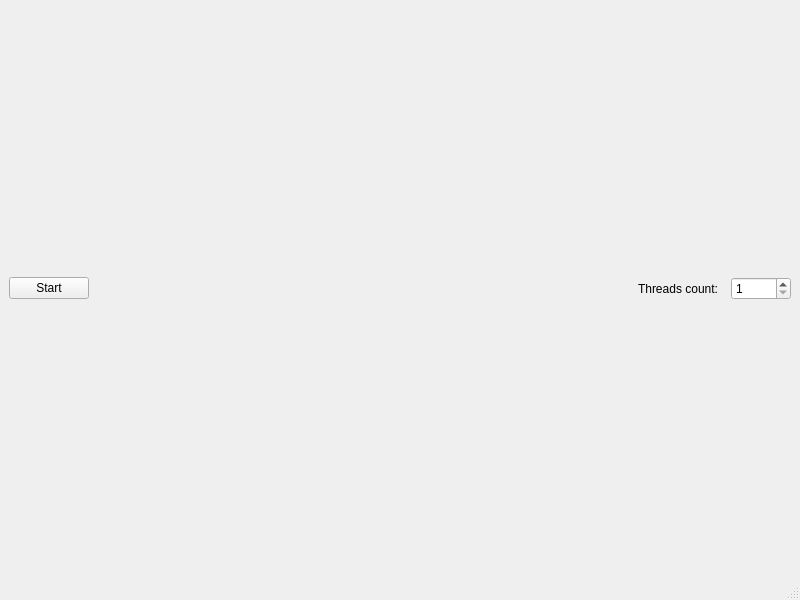
<?xml version="1.0" encoding="UTF-8"?>
<ui version="4.0">
 <class>MainWindow</class>
 <widget class="QMainWindow" name="MainWindow">
  <property name="geometry">
   <rect>
    <x>0</x>
    <y>0</y>
    <width>800</width>
    <height>600</height>
   </rect>
  </property>
  <property name="windowTitle">
   <string>MainWindow</string>
  </property>
  <widget class="QWidget" name="centralwidget">
   <layout class="QVBoxLayout" name="verticalLayout">
    <item>
     <layout class="QGridLayout" name="gridLayout">
      <item row="1" column="0">
       <widget class="QPushButton" name="pushButton">
        <property name="text">
         <string>Start</string>
        </property>
       </widget>
      </item>
      <item row="1" column="1">
       <spacer name="horizontalSpacer">
        <property name="orientation">
         <enum>Qt::Horizontal</enum>
        </property>
        <property name="sizeHint" stdset="0">
         <size>
          <width>40</width>
          <height>20</height>
         </size>
        </property>
       </spacer>
      </item>
      <item row="1" column="3">
       <widget class="QSpinBox" name="spinBox">
        <property name="minimumSize">
         <size>
          <width>60</width>
          <height>0</height>
         </size>
        </property>
        <property name="minimum">
         <number>1</number>
        </property>
        <property name="maximum">
         <number>100</number>
        </property>
       </widget>
      </item>
      <item row="1" column="2">
       <widget class="QLabel" name="label">
        <property name="text">
         <string>Threads count:  </string>
        </property>
       </widget>
      </item>
     </layout>
    </item>
    <item>
     <layout class="QHBoxLayout" name="horizontalLayout" stretch=""/>
    </item>
   </layout>
  </widget>
  <widget class="QMenuBar" name="menubar">
   <property name="geometry">
    <rect>
     <x>0</x>
     <y>0</y>
     <width>800</width>
     <height>20</height>
    </rect>
   </property>
  </widget>
  <widget class="QStatusBar" name="statusbar"/>
 </widget>
 <resources/>
 <connections/>
</ui>
